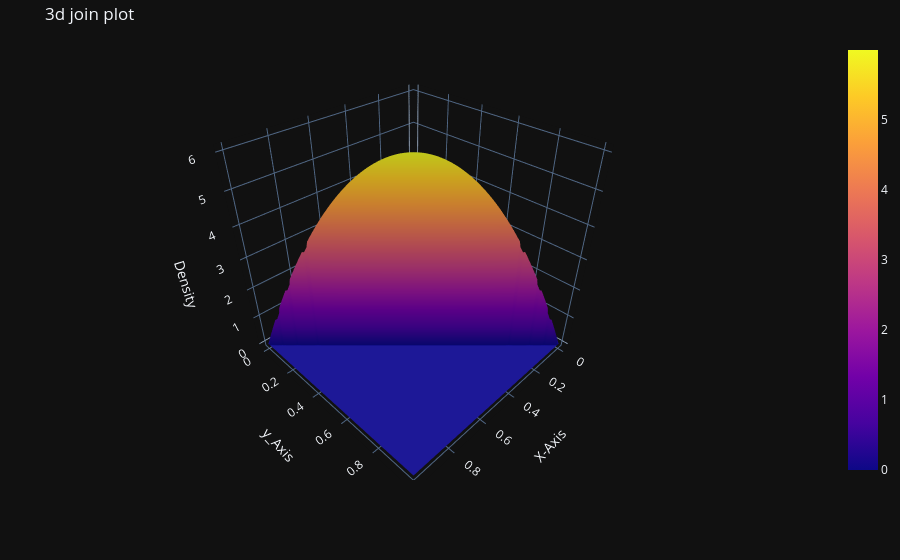

The code cell stored with this chart in its notebook:
### Code cell
trace1 = go.Surface(x=X,y=Y,z=Z)
data = [trace1]
layout = go.Layout(
    title="3d join plot",
    scene=dict(
        xaxis_title="X-Axis",
        yaxis_title="y_Axis",
        zaxis_title="Density"
    ),
    template='plotly_dark',
    margin=dict(l=5,r=5,t=40)
    
)
fig = go.Figure(data=data,layout=layout)
fig.show()

### Figure 1 — Plotly figure (JSON) as saved in the notebook; plotly's stock layout.template omitted (floating-point values rounded to 4 significant figures; data arrays with more than 128 entries replaced by an {"elided": "..."} marker saying what was removed)
{"data": [{"type": "surface", "x": {"elided": "100x100 float values"}, "y": {"elided": "100x100 float values"}, "z": {"elided": "100x100 float values"}}], "layout": {"margin": {"l": 5, "r": 5, "t": 40}, "scene": {"xaxis": {"title": {"text": "X-Axis"}}, "yaxis": {"title": {"text": "y_Axis"}}, "zaxis": {"title": {"text": "Density"}}}, "title": {"text": "3d join plot"}}}
